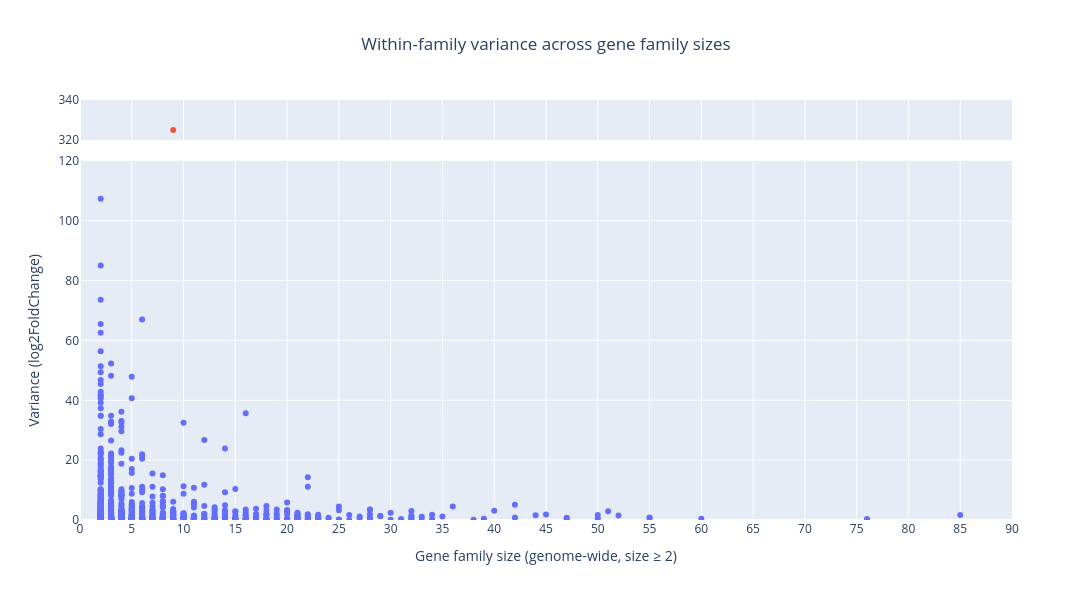

The notebook cell this image was saved under:
### Markdown cell above
Plot

### Code cell
#separate the outlier 
low = variance_within_hog[variance_within_hog["variance"] <= 120]
high = variance_within_hog[variance_within_hog["variance"] > 120]

#create two subplots 
fig4 = make_subplots(
    rows=2, cols=1,
    shared_xaxes=True,
    row_heights=[0.1, 0.9],  # small top, big bottom
    vertical_spacing=0.05
)

#Add bottom panel (main plot)
fig4.add_trace(
    go.Scatter(
        x=low["hog_size_genome"],
        y=low["variance"],
        mode="markers",
        hovertext=low["HOG"],
        name="Variance"
    ),
    row=2, col=1
)

#Add top panel (outlier)
fig4.add_trace(
    go.Scatter(
        x=high["hog_size_genome"],
        y=high["variance"],
        mode="markers",
        hovertext=high["HOG"],
        name="Outlier"
    ),
    row=1, col=1
)

#set axis rate
fig4.update_yaxes(range=[0,120], row=2, col=1)
fig4.update_yaxes(range=[320,340], 
                  tickmode="array",
                  tickvals=[320,340],
                  row=1, col=1)

fig4.update_layout(
    title=dict(text="Within-family variance across gene family sizes", x=0.5, xanchor="center"),
    height=600,
    width=1200,
    showlegend=False,
)
# Set bottom axis titles
fig4.update_xaxes(range=[0,90], title_text=" Gene family size (genome-wide, size ≥ 2)", row=2, col=1, tickmode="linear", dtick=5)
fig4.update_yaxes(title_text="Variance (log2FoldChange)", row=2, col=1)

#top x axis ticks
fig4.update_xaxes(range=[0,90], row=1, col=1, tickmode="linear", dtick=5)
fig4.write_image("within_family_variance_size.svg")
fig4.show()

### Figure 1 — Plotly figure (JSON) as saved in the notebook; plotly's stock layout.template omitted (floating-point values rounded to 4 significant figures; data arrays with more than 128 entries replaced by an {"elided": "..."} marker saying what was removed)
{"data": [{"hovertext": {"elided": "2499 str values"}, "mode": "markers", "name": "Variance", "type": "scatter", "x": {"elided": "2499 int values"}, "xaxis": "x2", "y": {"elided": "2499 float values"}, "yaxis": "y2"}, {"hovertext": ["N0.HOG0000646"], "mode": "markers", "name": "Outlier", "type": "scatter", "x": [9], "xaxis": "x", "y": [325.0], "yaxis": "y"}], "layout": {"height": 600, "showlegend": false, "title": {"text": "Within-family variance across gene family sizes", "x": 0.5, "xanchor": "center"}, "width": 1200, "xaxis": {"anchor": "y", "domain": [0, 1], "dtick": 5, "matches": "x2", "range": [0, 90], "showticklabels": false, "tickmode": "linear"}, "xaxis2": {"anchor": "y2", "domain": [0, 1], "dtick": 5, "range": [0, 90], "tickmode": "linear", "title": {"text": " Gene family size (genome-wide, size ≥ 2)"}}, "yaxis": {"anchor": "x", "domain": [0.905, 1], "range": [320, 340], "tickmode": "array", "tickvals": [320, 340]}, "yaxis2": {"anchor": "x2", "domain": [0, 0.855], "range": [0, 120], "title": {"text": "Variance (log2FoldChange)"}}}}
